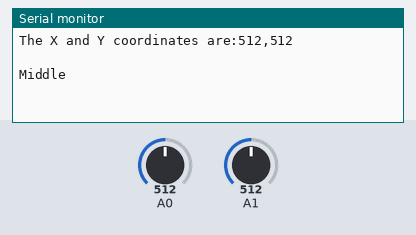
Recording of a sketch running on a simulated Arduino Uno, built with avr-gcc and run on an emulated ATmega328P. Parts: the last lines printed to the serial monitor. Inputs (shaded band) come from the test bench; at power-on: A0 = 512, A1 = 512.

Above: at 1.2 s.
1.3 s: A0 set to 401
At 2.6 s:
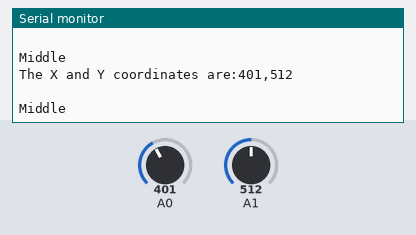
2.8 s: A0 set to 365
At 3.8 s:
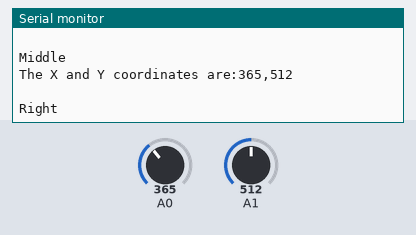
8.5 s: A1 set to 397
At 9.4 s:
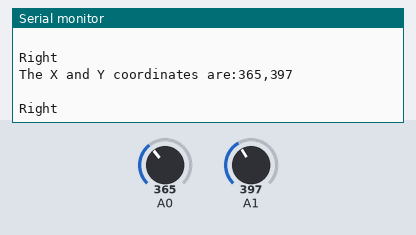
10.0 s: A1 set to 373
At 10.8 s:
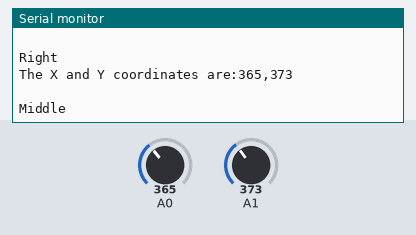
11.5 s: A0 set to 626
At 12.8 s:
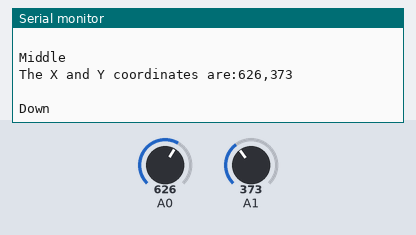
Timing chart, 0 to 14.5 s (numbered marks = the images above; inputs shaded):
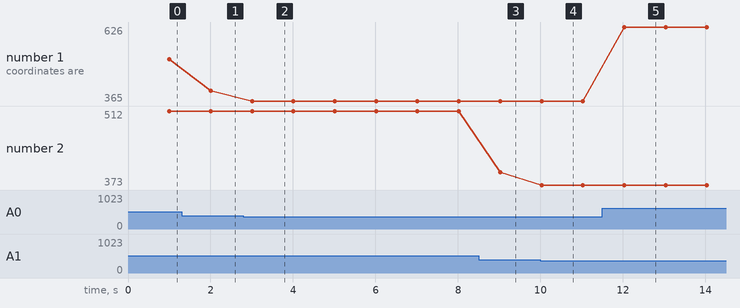

The sketch:

Nano_joystickR1.ino
```cpp
#define JOYSTICK_SENSITIVITY 10
int timeContextLastPress, timeContextKeyPress;
char dir=1;
void setup() {
  Serial.begin(115200);
}

void loop() {
  int x = analogRead(A0);
  int y = analogRead(A1);
  timeContextKeyPress = millis();
  if ( timeContextKeyPress - timeContextLastPress >= 1000)
  {
    timeContextLastPress = timeContextKeyPress;
  Serial.print("The X and Y coordinates are:");
  Serial.print(x, DEC);
  Serial.print(",");
  Serial.println(y, DEC);
  Serial.println(" ");
  switch(dir)
  {
    case 1:
      Serial.print("Right\n");
      break;
    case 2:
      Serial.print("Left\n");
      break;
    case 3:
      Serial.print("Down\n");
      break;
    case 4:
      Serial.print("Up\n");
      break;
    case 5:
      Serial.print("Middle\n");
      break;
  }
  }
    //X
  if ((x<384) && (y<640) && (y>384))
    dir = 1;
  else if ((x>640) && (y<640) && (y>384))
    dir = 2;
    //Y
  else   if ((y<384) && (x<640) && (x>384))
    dir = 3;
  else if ((y>640) && (x<640) && (x>384))
    dir = 4;
  else
    dir = 5;

/*if (y > 500 ){
  Serial.print("Up\n");
  }
  else if(y < 200){
   Serial.print("Down\n");
    }
   else if(x < 200){
    Serial.print("Left\n");
    }
   else if(x > 500){
    Serial.print("Right\n");
    }
    */
  delay(JOYSTICK_SENSITIVITY);
}
```

Measured:
- the behaviour switches between 384 and 383 on A0 (found by bisection; images 1 and 2)
- the behaviour switches between 385 and 384 on A1 (found by bisection; images 3 and 4)
- after the input at 1.3 s, the serial monitor: prints a new line after 0.71 s (image 1)
- after the input at 2.8 s, the serial monitor: prints a new line after 0.21 s (image 2)
- after the input at 8.5 s, the serial monitor: prints a new line after 0.52 s (image 3)
- after the input at 10.0 s, the serial monitor: prints a new line at once (image 4)
- after the input at 11.5 s, the serial monitor: prints a new line after 0.53 s (image 5)
- plotted number 1: 512 → 401 after the input at 1.3 s, 401 → 365 after the input at 2.8 s, 365 → 626 after the input at 11.5 s
